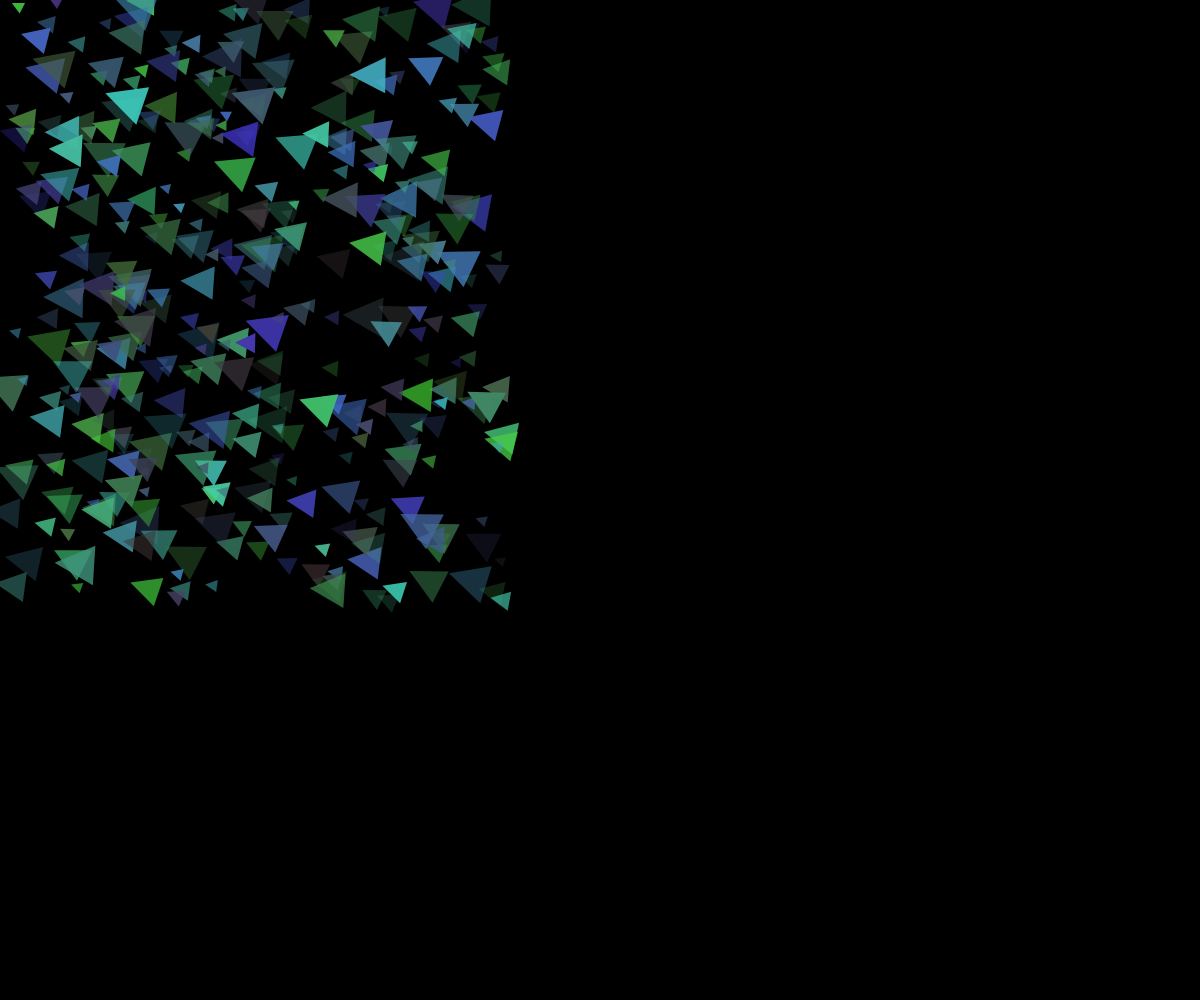
Frame 1 (no input)
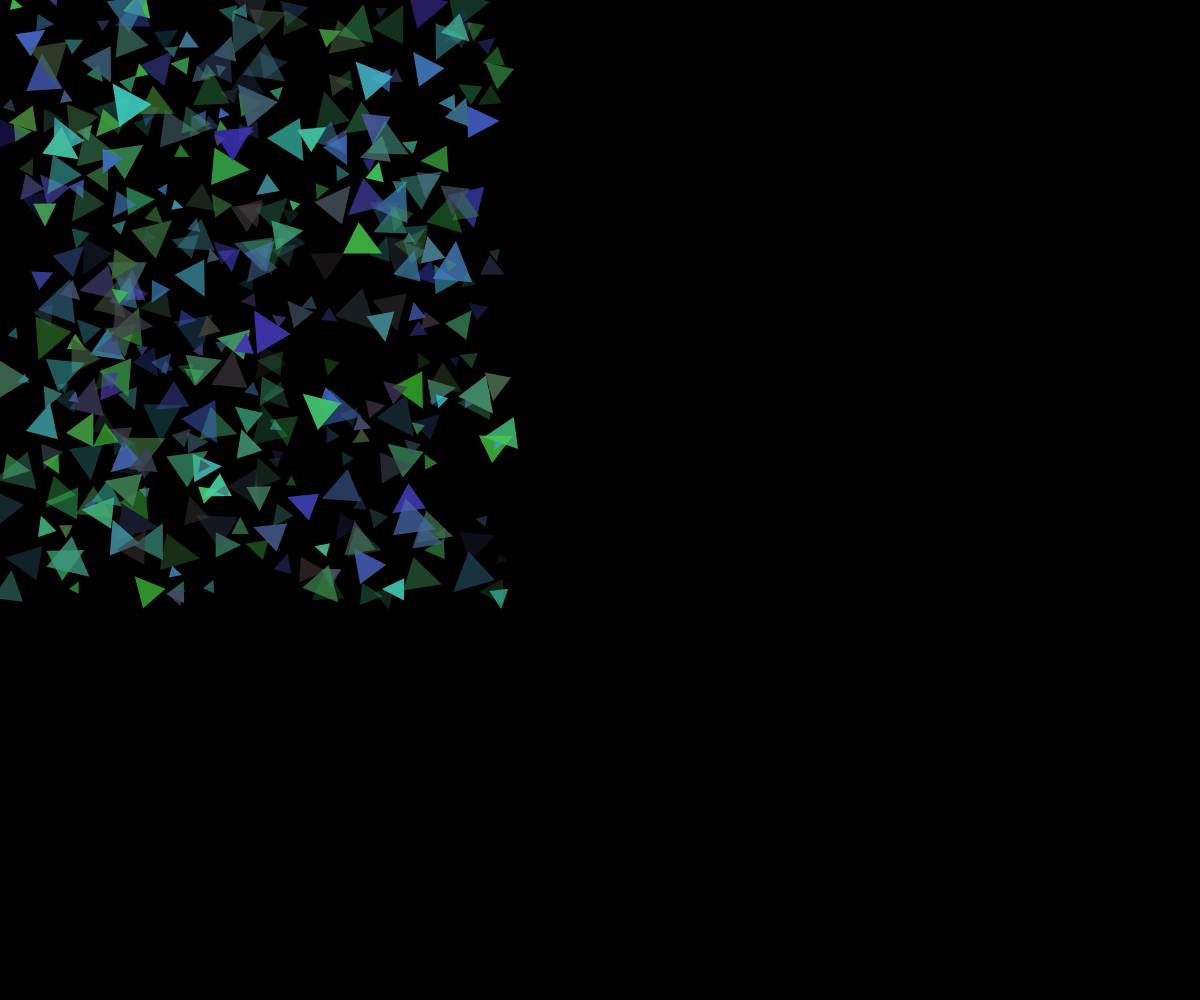
Frame 60 (no input)
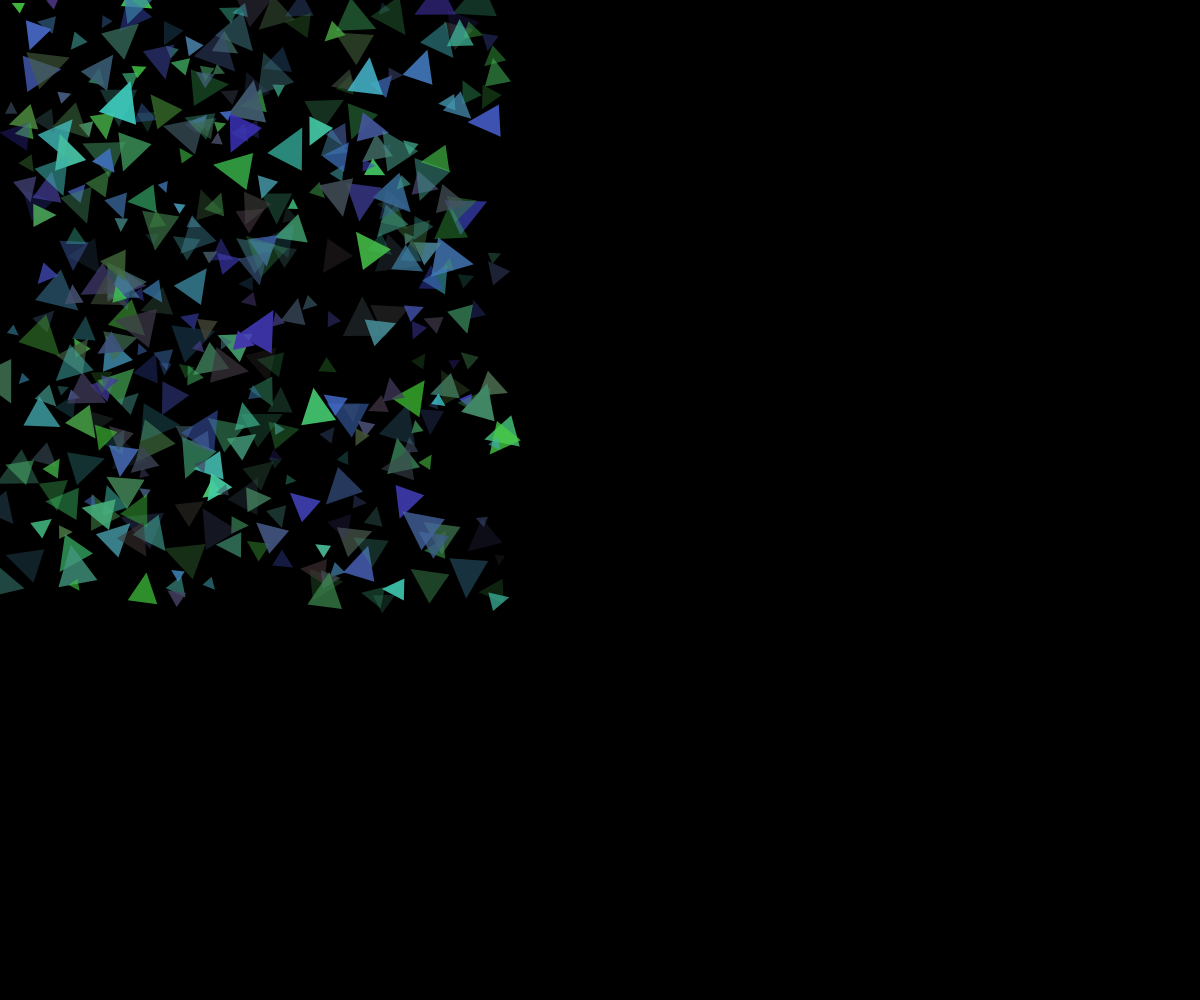
Frame 120 (the mouse pressed at the canvas centre since frame 60)

The p5.js sketch that drew these frames (run headless with seeded random() and noise() and a simulated clock; from frame 60 on, the mouse is pressed at the canvas centre):

// p5.js sketch
// ── sketch.js
var zip = [];

function setup() {
  createCanvas(windowWidth, windowHeight);
    for (var i = 0; i < 500; i++)  {
      zip[i] = new Zip();
    }
}

function draw() {
  background(0);
    for (var i = 0; i < 400; i++) {
      zip[i].move();
      zip[i].display();
    }
}

// ── classTriangle.js
function Zip (){

  this.x = random(0, 500);
  this.y = random(0, 600);
  this.size = random(10, 40);
  this.r = random(60, 72);
  this.g = random(50, 205);
  this.b = random(50, 205);
  this.a = random(50, 255);

  this.rotation = 0;

  this.speed = random(0.01, 0.5);

  this.display = function () {


    push();

    translate(this.x, this.y);

    rotate(this.rotation);

    noStroke();
    fill(this.r, this.g, this.b, this.a);
    triangle(this.size * -0.5, this.size * 0, this.size * 0.5, this.size * -0.5, this.size * 0.5,this.size * 0.5);


    pop();
  };

  this.move = function() {

    this.rotation = this.rotation + this.speed;
  };

}
